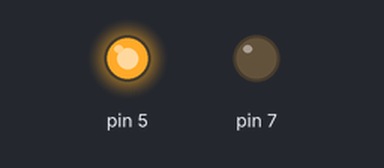
Simulated run of this sketch. Board: Arduino Uno, built with avr-gcc and run on an emulated ATmega328P. On the bench: output pins drawn as LEDs (lit = HIGH).

Above: at 0.5 s.
At 1.5 s:
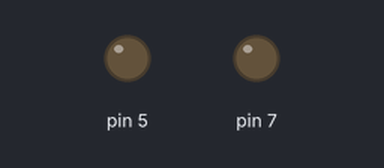
At 3.0 s:
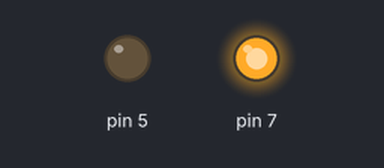
Timing chart, 0 to 6.5 s (numbered marks = the images above):
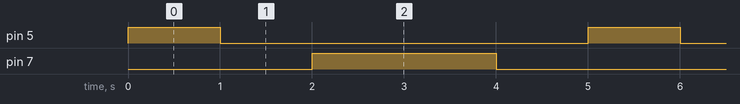

Measured:
- by itself, pin 5: alternates HIGH for 1.0 s and LOW for 4.0 s
- by itself, pin 7: alternates HIGH for 2.0 s and LOW for 3.0 s
- by itself, everything shown: repeats every 5.0 s, in 4 steps

The sketch:

2_LEDS_BLINK.ino
```cpp
void setup(){
  pinMode(5, OUTPUT);
  pinMode(7, OUTPUT);
}

void loop(){
  digitalWrite(5, HIGH);       // Code for blue LED
  delay(1000);
  digitalWrite(5, LOW);
  delay(1000);

  digitalWrite(7, HIGH);       // Code for red LED
  delay(2000);
  digitalWrite(7, LOW);
  delay(1000);
}
```
